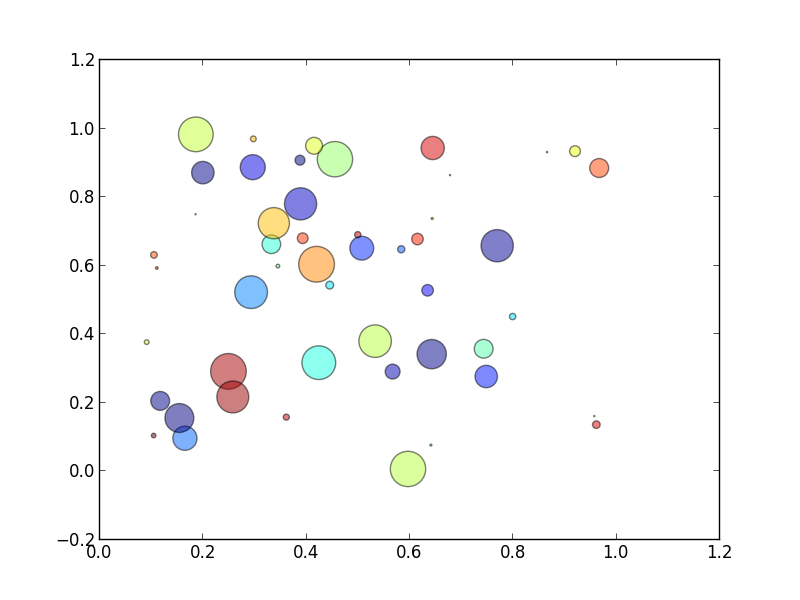

This chart was generated by the following Python code:
#!/usr/bin/env python
# _*_ coding: utf-8 _*_

"""q"""


import os
import sys
import matplotlib.pyplot as plt
import numpy as np


N = 50
x = np.random.rand(N)
y = np.random.rand(N)
colors = np.random.rand(N)
area = np.pi * (15 * np.random.rand(N))**2  # 0 to 15 point radii

plt.scatter(x, y, s=area, c=colors, alpha=0.5)
# plt.scatter(x, y, s=area, c=colors)
plt.savefig("scatter.png")
plt.show()
